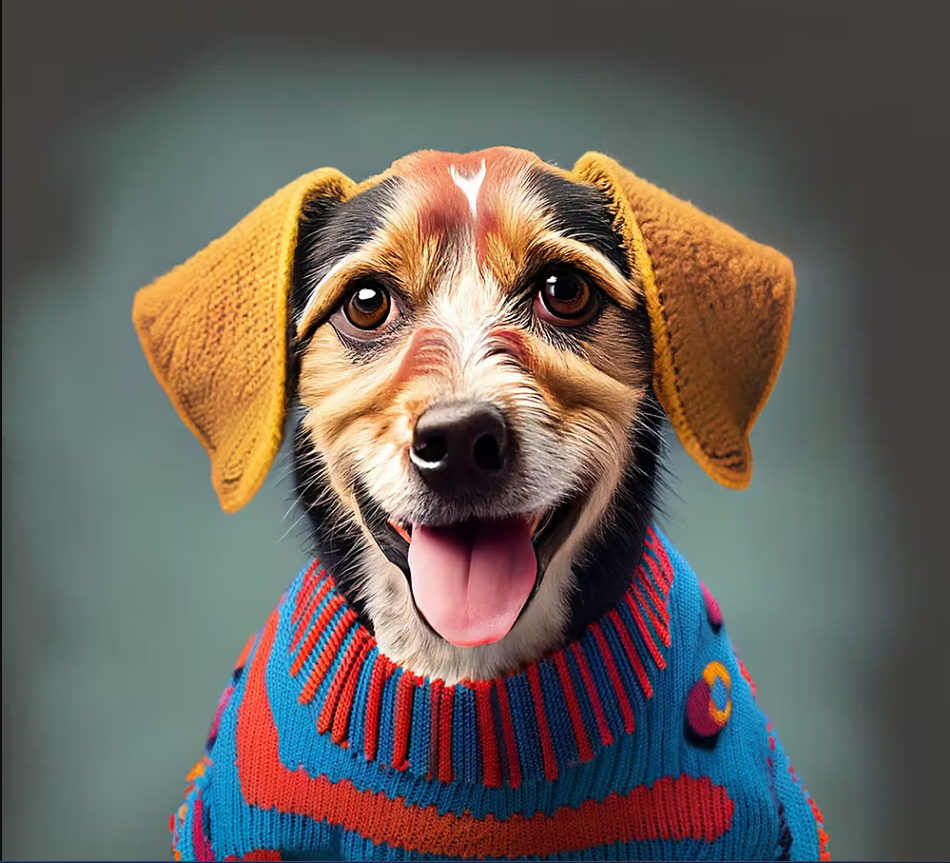
#> input picture dog.png, 950 x 863 px
$ jupyter execute 'CV notebook.ipynb'   (older library calls are emulated)
#> lines starting #> are read from the running program, lines starting #| are printed output that depends on the picture
## 1. Brightness Adjustment

Color Space :
>The Y component represents the brightness (luminance) of the pixel, while the Cr and Cb components represent the chrominance or color information.
>YCBCR or Y'CbCr, is a color space used in digital video and image compression. It separates luminance (brightness) and chrominance (color) information into different components.

Here's a brief explanation of each component:

1. Y (Luminance): Represents the brightness of the pixel. It is analogous to the grayscale intensity of the image. This component carries most of the image's visual information.

2. Cr (Red Chrominance) and Cb (Blue Chrominance): These components represent the color information in the image. Cr and Cb channels encode the color difference between the luminance (Y) and the red (R) and blue (B) components of the image, respectively.

[cell 1]
import cv2
import numpy as np

filename = "dog.png"
img = cv2.imread(filename)
#> img is the input picture: shape (863, 950, 3); mean B, G, R 90.5, 97.3, 105.1

# Specify offset factor
pos_beta = 100
neg_beta = -100

# Convert to YCrCb color space
ycbImage = cv2.cvtColor(img, cv2.COLOR_BGR2YCrCb)
#> ycbImage: shape (863, 950, 3); mean of channels 0, 1, 2 98.9, 132.4, 123.3

# Convert to float32
ycbImage = np.float32(ycbImage)
#> ycbImage: shape (863, 950, 3) float32; mean of channels 0, 1, 2 98.9, 132.3, 123.1

# Split the channels
Ychannel, Cr, Cb = cv2.split(ycbImage)

# Add offset to the Ychannel
Ychannel1 = np.clip(Ychannel + pos_beta, 0, 255)
Ychannel2 = np.clip(Ychannel + neg_beta, 0, 255)

# Merge the channels and show the output
ycbImage1 = np.uint8( cv2.merge([Ychannel1, Cr, Cb]) )
#> ycbImage1: shape (863, 950, 3); mean of channels 0, 1, 2 193.9, 132.4, 123.3
ycbImage2 = np.uint8( cv2.merge([Ychannel2, Cr, Cb]) )
#> ycbImage2: shape (863, 950, 3); mean of channels 0, 1, 2 18.8, 132.4, 123.3

imbright1 = cv2.cvtColor(ycbImage1, cv2.COLOR_YCrCb2BGR)
imbright2 = cv2.cvtColor(ycbImage2, cv2.COLOR_YCrCb2BGR)

combined = np.hstack([img, imbright2, imbright1 ])
cv2.namedWindow("Original Image -- Brightness Enhancement", cv2.WINDOW_NORMAL)
cv2.resizeWindow("Original Image -- Brightness Enhancement", 900, 350)
cv2.imshow("Original Image -- Brightness Enhancement", combined)
cv2.waitKey(0)
cv2.destroyAllWindows()
cv2.imwrite("results/bright.jpg",combined)

# Display the combined image using Matplotlib
import matplotlib.pyplot as plt
plt.imshow(cv2.cvtColor(combined, cv2.COLOR_BGR2RGB))
plt.title("Original Image -- Brightness Enhancement")
plt.axis('off')
plt.show()

## 2. Contrast Adjustment
> We will look at two ways to improve contrast of an image.

1. Intensity Scaling

1. Histogram Equalization

[cell 2]
import cv2,argparse
import numpy as np

img = cv2.imread("dog.png")

# Specify scale factor
scaleFactor = 2.5

# Convert to YCrCb color space
ycbImage = cv2.cvtColor(img,cv2.COLOR_BGR2YCrCb)

# Convert to float32 since we will be doing multiplication operation
ycbImage = np.float32(ycbImage)

# Split the channels
Ychannel, Cr, Cb = cv2.split(ycbImage)

# Scale the Ychannel
Ychannel = np.clip(Ychannel * scaleFactor , 0, 255)

# Merge the channels and show the output
ycbImage = np.uint8( cv2.merge([Ychannel, Cr, Cb]) )
#> ycbImage: shape (863, 950, 3); mean of channels 0, 1, 2 202.2, 132.4, 123.3

imcontrast = cv2.cvtColor(ycbImage, cv2.COLOR_YCrCb2BGR)

combined = np.hstack([img,imcontrast])
#> combined: shape (863, 1900, 3)
cv2.namedWindow("Original Image   --   Contrast Enhancement using Scaling", cv2.WINDOW_NORMAL)
cv2.resizeWindow("Original Image   --   Contrast Enhancement using Scaling", 800, 350)
cv2.imshow("Original Image   --   Contrast Enhancement using Scaling", combined)
cv2.waitKey(0)
cv2.destroyAllWindows()
cv2.imwrite("results/contrastScaling.jpg",imcontrast)

# Display the combined image using Matplotlib
import matplotlib.pyplot as plt
plt.imshow(cv2.cvtColor(combined, cv2.COLOR_BGR2RGB))
plt.title("Original Image   --   Contrast Enhancement using Scaling")
plt.axis('off')
plt.show()

Histogram equalization is a technique used in image processing to enhance the contrast of an image by redistributing the intensity values across the histogram. When applied to the Y channel of the YCrCb color space, it primarily enhances the brightness information while keeping the chrominance intact.

[cell 3]
import cv2,argparse
import numpy as np

img = cv2.imread('dog.png')

# Convert to YCrCb color space
ycbImage = cv2.cvtColor(img,cv2.COLOR_BGR2YCrCb)

# Split the channels
Ychannel, Cr, Cb = cv2.split(ycbImage)

# Perform histogram equalization of Y channel
Ychannel = cv2.equalizeHist(Ychannel)

# Merge the channels and show the output
ycbImage = cv2.merge([Ychannel, Cr, Cb])
#> ycbImage: shape (863, 950, 3); mean of channels 0, 1, 2 128.9, 132.4, 123.3
imcontrast = cv2.cvtColor(ycbImage, cv2.COLOR_YCrCb2BGR)

combined = np.hstack([img,imcontrast])
cv2.namedWindow("Original Image   --   Contrast enhancement using Histogram Equalization", cv2.WINDOW_NORMAL)
cv2.resizeWindow("Original Image   --   Contrast enhancement using Histogram Equalization", 800, 350)
cv2.imshow("Original Image   --   Contrast enhancement using Histogram Equalization", combined)
cv2.waitKey(0)
cv2.destroyAllWindows()
cv2.imwrite("results/contrastHistEq.jpg",imcontrast)

# Display the combined image using Matplotlib
import matplotlib.pyplot as plt
plt.imshow(cv2.cvtColor(combined, cv2.COLOR_BGR2RGB))
plt.title("Original Image   --   Contrast enhancement using Histogram Equalization")
plt.axis('off')
plt.show()

## 3. Gamma Correction or Power Law Transform

[cell 4]
import cv2,argparse
import numpy as np

img = cv2.imread('dog.png')

# specify gamma
gamma = 1.5

# Full range of intensity values
fullRange = np.arange(0,256)

#create LookUp table
lut = np.uint8( 255 * np.power( (fullRange / 255.0), gamma) )

# Transform the image using LUT - it maps the pixel intensities in the input to the output using values from lut
output = cv2.LUT(img, lut)
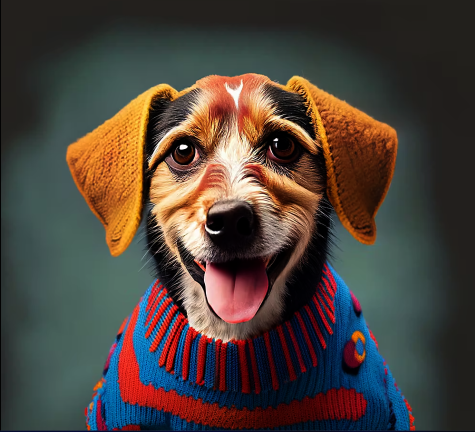
#> output: shape (863, 950, 3) (shown at 1/2 size); mean B, G, R 59, 65.9, 76.4

# Show the output
combined = np.hstack([img,output])
cv2.namedWindow("Original Image   --   Gamma enhancement", cv2.WINDOW_NORMAL)
cv2.resizeWindow("Original Image   --   Gamma enhancement", 800,350)
cv2.imshow("Original Image   --   Gamma enhancement", combined)
cv2.waitKey(0)
cv2.destroyAllWindows()
cv2.imwrite("results/gammaAdjusted.jpg",output)

# Display the combined image using Matplotlib
import matplotlib.pyplot as plt
plt.imshow(cv2.cvtColor(combined, cv2.COLOR_BGR2RGB))
plt.title("Original Image   --   Gamma enhancement")
plt.axis('off')
plt.show()

## 4. Color Tone Adjustment using Curves
1. Warming Filter Code
1. Cooling Filter Code
1. Some more variations

[cell 5]
import cv2
import numpy as np

original = cv2.imread('dog.png')
img = np.copy(original)

# pivot points for X-Coordinates
originalValue = np.array([0, 50, 100, 150, 200, 255])

# Changed points on Y-axis for each channel
rCurve = np.array([0, 80, 150, 190, 220, 255])
bCurve = np.array([0, 20,  40,  75, 150, 255])

# Create a LookUp Table
fullRange = np.arange(0,256)
rLUT = np.interp(fullRange, originalValue, rCurve )
bLUT = np.interp(fullRange, originalValue, bCurve )

# Get the blue channel and apply the mapping
bChannel = img[:,:,0]
bChannel = cv2.LUT(bChannel, bLUT)
img[:,:,0] = bChannel

# Get the red channel and apply the mapping
rChannel = img[:,:,2]
rChannel = cv2.LUT(rChannel, rLUT)
img[:,:,2] = rChannel

# show and save the ouput
combined = np.hstack([original,img])
cv2.namedWindow("Original Image   --   Warming filter output", cv2.WINDOW_NORMAL)
cv2.resizeWindow("Original Image   --   Warming filter output", 800,350)
cv2.imshow("Original Image   --   Warming filter output", combined)
cv2.waitKey(0)
cv2.imwrite('results/warming.jpg',img)
cv2.destroyAllWindows()

# Display the combined image using Matplotlib
import matplotlib.pyplot as plt
plt.imshow(cv2.cvtColor(combined, cv2.COLOR_BGR2RGB))
plt.title('Original Image   --   Warming filter output')
plt.axis('off')
plt.show()

[cell 6]
import cv2,argparse
import numpy as np

original = cv2.imread('dog.png')
img = np.copy(original)

# pivot points for X-Coordinates
originalValue = np.array([0, 50, 100, 150, 200, 255])

# Changed points on Y-axis for each channel
bCurve = np.array([0, 80, 150, 190, 220, 255])
rCurve = np.array([0, 20,  40,  75, 150, 255])

# Create a LookUp Table
fullRange = np.arange(0,256)
rLUT = np.interp(fullRange, originalValue, rCurve )
bLUT = np.interp(fullRange, originalValue, bCurve )

# Get the blue channel and apply the mapping
bChannel = img[:,:,0]
bChannel = cv2.LUT(bChannel, bLUT)
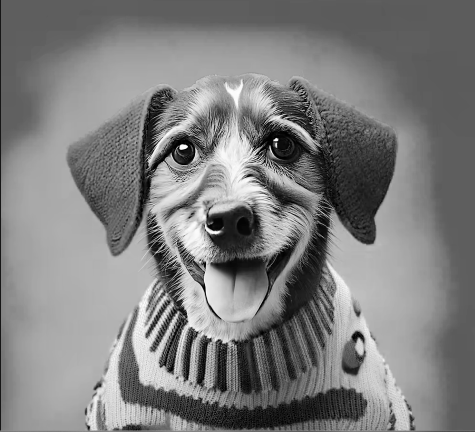
#> bChannel: shape (863, 950) float64 (shown at 1/2 size); min 0, max 255, mean 126.3
img[:,:,0] = bChannel

# Get the red channel and apply the mapping
rChannel = img[:,:,2]
rChannel = cv2.LUT(rChannel, rLUT)
img[:,:,2] = rChannel
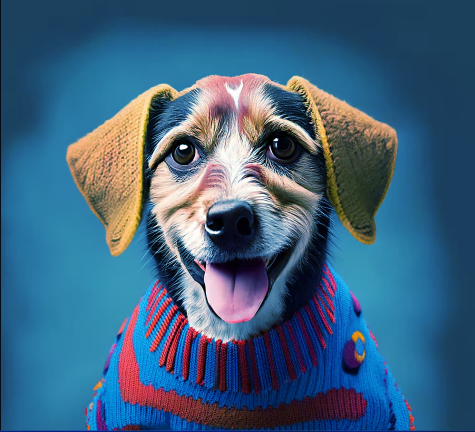
#> img: shape (863, 950, 3) (shown at 1/2 size); mean B, G, R 126, 97.3, 62.2

# show and save the ouput
combined = np.hstack([original,img])
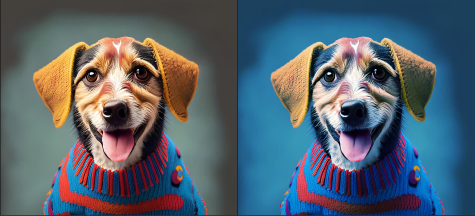
#> combined: shape (863, 1900, 3) (shown at 1/4 size); mean B, G, R 108.2, 97.3, 83.6
cv2.namedWindow("Original Image   --   Cooling filter output", cv2.WINDOW_NORMAL)
cv2.resizeWindow("Original Image   --   Cooling filter output", 800,350)
cv2.imshow("Original Image   --   Cooling filter output", combined)
cv2.waitKey(0)
cv2.imwrite('results/cooling.jpg',img)
cv2.destroyAllWindows()

# Display the combined image using Matplotlib
import matplotlib.pyplot as plt
plt.imshow(cv2.cvtColor(combined, cv2.COLOR_BGR2RGB))
plt.title('Original Image -- Cooling filter output')
plt.axis('off')
plt.show()

## 1. Instagram Filters
1. Clarendon
1. Kelvin
1. Moon
1. X-Pro II

[cell 7]
import cv2, argparse
import numpy as np

def clarendon(original):

  img = np.copy(original)

  # Separate the channels
  bChannel = img[:,:,0]
  gChannel = img[:,:,1]
  rChannel = img[:,:,2]

  # Specifying the x-axis for mapping
  xValues = np.array([0, 28, 56, 85, 113, 141, 170, 198, 227, 255])

  # Specifying the y-axis for different channels
  rCurve = np.array([0, 16, 35, 64, 117, 163, 200, 222, 237, 249 ])
  gCurve = np.array([0, 24, 49, 98, 141, 174, 201, 223, 239, 255 ])
  bCurve = np.array([0, 38, 66, 104, 139, 175, 206, 226, 245, 255 ])

  # Creating the LUT to store the interpolated mapping
  fullRange = np.arange(0,256)
  bLUT = np.interp(fullRange, xValues, bCurve )
  gLUT = np.interp(fullRange, xValues, gCurve )
  rLUT = np.interp(fullRange, xValues, rCurve )

  # Applying the mapping to the image using LUT
  bChannel = cv2.LUT(bChannel, bLUT)
  gChannel = cv2.LUT(gChannel, gLUT)
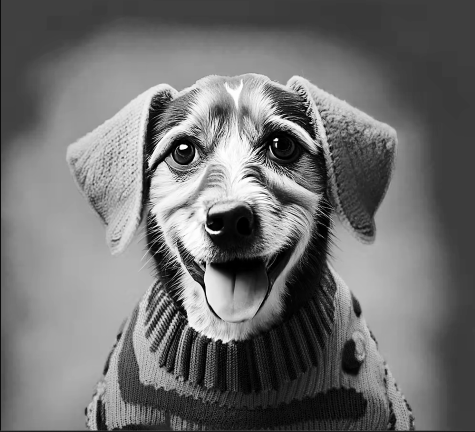
#> gChannel: shape (863, 950) float64 (shown at 1/2 size); min 0, max 255, mean 111.6
  rChannel = cv2.LUT(rChannel, rLUT)
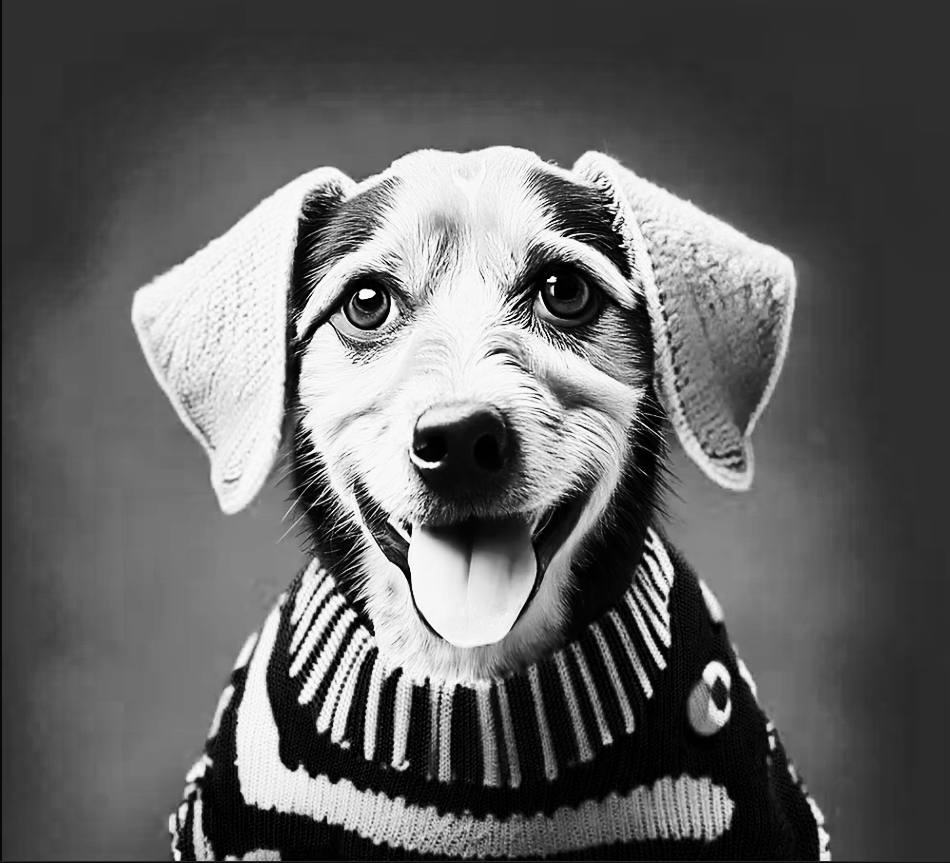
#> rChannel: shape (863, 950) float64; min 0, max 249, mean 98.9

  # Converting back to uint8
  img[:,:,0] = np.uint8(bChannel)
  img[:,:,1] = np.uint8(gChannel)
  img[:,:,2] = np.uint8(rChannel)

  return img

img = cv2.imread('dog.png')

output = clarendon(img)

combined = np.hstack([img,output])
cv2.namedWindow("Original Image   --   Clarendon Filter output", cv2.WINDOW_NORMAL)
cv2.resizeWindow("Original Image   --   Clarendon Filter output", 800,350)
cv2.imshow("Original Image   --   Clarendon Filter output", combined)
cv2.waitKey(0)
cv2.destroyAllWindows()
cv2.imwrite("results/clarendon.jpg",output)

# Display the combined image using Matplotlib
import matplotlib.pyplot as plt
plt.imshow(cv2.cvtColor(combined, cv2.COLOR_BGR2RGB))
plt.title('Original Image   --   Clarendon Filter output')
plt.axis('off')
plt.show()

[cell 8]
import cv2, argparse
import numpy as np

def kelvin(original):

  img = np.copy(original)

  # Separate the channels
  bChannel = img[:,:,0]
  gChannel = img[:,:,1]
  rChannel = img[:,:,2]

  # Specifying the x-axis for mapping
  originalR = np.array([0, 60, 110, 150, 235, 255])
  originalG = np.array([0, 68, 105, 190, 255])
  originalB = np.array([0, 88, 145, 185, 255])

  # Specifying the y-axis for mapping
  rCurve = np.array([0, 102, 185, 220, 245, 245 ])
  gCurve = np.array([0, 68, 120, 220, 255 ])
  bCurve = np.array([0, 12, 140, 212, 255])

  # Creating the LUT to store the interpolated mapping
  fullRange = np.arange(0,256)
  bLUT = np.interp(fullRange, originalB, bCurve )
  gLUT = np.interp(fullRange, originalG, gCurve )
  rLUT = np.interp(fullRange, originalR, rCurve )


  # Applying the mapping to the image using LUT
  bChannel = cv2.LUT(bChannel, bLUT)
  gChannel = cv2.LUT(gChannel, gLUT)
  rChannel = cv2.LUT(rChannel, rLUT)

  # Converting back to uint8
  img[:,:,0] = np.uint8(bChannel)
  img[:,:,1] = np.uint8(gChannel)
  img[:,:,2] = np.uint8(rChannel)

  return img

img = cv2.imread('dog.png')

output = kelvin(img)

combined = np.hstack([img,output])
cv2.namedWindow("Original Image   --   Kelvin Filter output", cv2.WINDOW_NORMAL)
cv2.resizeWindow("Original Image   --   Kelvin Filter output", 800,350)
cv2.imshow("Original Image   --   Kelvin Filter output", combined)
cv2.waitKey(0)
cv2.destroyAllWindows()

cv2.imwrite("results/kelvin.jpg",output)

# Display the combined image using Matplotlib
import matplotlib.pyplot as plt
plt.imshow(cv2.cvtColor(combined, cv2.COLOR_BGR2RGB))
plt.title('Original Image   --   Kelvin Filter output')
plt.axis('off')
plt.show()

[cell 9]
import cv2, argparse
import numpy as np

def adjustSaturation(original, saturationScale = 1.0):
  img = np.copy(original)

  # Convert to HSV color space
  hsvImage = cv2.cvtColor(img,cv2.COLOR_BGR2HSV)

  # Convert to float32
  hsvImage = np.float32(hsvImage)

  # Split the channels
  H, S, V = cv2.split(hsvImage)

  # Multiply S channel by scaling factor
  S = np.clip(S * saturationScale , 0, 255)

  # Merge the channels and show the output
  hsvImage = np.uint8( cv2.merge([H, S, V]) )

  imSat = cv2.cvtColor(hsvImage, cv2.COLOR_HSV2BGR)
  return imSat

def moon(original):

  img = np.copy(original)

  # Specifying the x-axis for mapping
  origin = np.array([0, 15, 30, 50, 70, 90, 120, 160, 180, 210, 255 ])

  # Specifying the y-axis for mapping
  Curve = np.array([0, 0, 5, 15, 60, 110, 150, 190, 210, 230, 255  ])

  # Creating the LUT to store the interpolated mapping
  fullRange = np.arange(0,256)

  LUT = np.interp(fullRange, origin, Curve )

  # Applying the mapping to the L channel of the LAB color space
  labImage = cv2.cvtColor(img,cv2.COLOR_BGR2LAB)
  labImage[:,:,0] = cv2.LUT(labImage[:,:,0], LUT)
  img = cv2.cvtColor(labImage,cv2.COLOR_LAB2BGR)

  # Desaturating the image
  img = adjustSaturation(img,0.01)

  return img

img = cv2.imread('dog.png')

output = moon(img)

combined = np.hstack([img,output])
cv2.namedWindow("Original Image   --   Moon filter output", cv2.WINDOW_NORMAL)
cv2.resizeWindow("Original Image   --   Moon filter output", 800, 350)
cv2.imshow("Original Image   --   Moon filter output", combined)
cv2.waitKey(0)
cv2.destroyAllWindows()

cv2.imwrite("results/moon.jpg",output)

# Display the combined image using Matplotlib
import matplotlib.pyplot as plt
plt.imshow(cv2.cvtColor(combined, cv2.COLOR_BGR2RGB))
plt.title("Original Image   --   Moon filter output")
plt.axis('off')
plt.show()

[cell 10]
import cv2, argparse
import numpy as np

def adjustContrast(original, scaleFactor):
  img = np.copy(original)

  # Convert to YCrCb color space
  ycbImage = cv2.cvtColor(img,cv2.COLOR_BGR2YCrCb)

  # Convert to float32 since we will be doing multiplication operation
  ycbImage = np.float32(ycbImage)

  # Split the channels
  Ychannel, Cr, Cb = cv2.split(ycbImage)

  # Scale the Ychannel
  Ychannel = np.clip(Ychannel * scaleFactor , 0, 255)

  # Merge the channels and show the output
  ycbImage = np.uint8( cv2.merge([Ychannel, Cr, Cb]) )

  img = cv2.cvtColor(ycbImage, cv2.COLOR_YCrCb2BGR)

  return img

def applyVignette(original, vignetteScale):
#> called with vignetteScale = 3
  img = np.copy(original)

  # convert to float
  img = np.float32(img)
  rows,cols = img.shape[:2]

  # Compute the kernel size from the image dimensions
  k = np.min(img.shape[:2])/vignetteScale

  # Create a kernel to get the halo effect
  kernelX = cv2.getGaussianKernel(cols,k)
  kernelY = cv2.getGaussianKernel(rows,k)

  # generating vignette mask using Gaussian kernels
  kernel = kernelY * kernelX.T

  # Normalize the kernel
  mask = 255 * kernel / np.linalg.norm(kernel)

  mask = cv2.GaussianBlur(mask, (51,51), 0)


  # Apply the halo to all the channels of the image
  img[:,:,0] += img[:,:,0]*mask
  img[:,:,1] += img[:,:,1]*mask
  img[:,:,2] += img[:,:,2]*mask

  img = np.clip(img/2, 0, 255)

  # cv2.imshow("mask",mask)
  # cv2.waitKey(0)
  # cv2.imwrite("results/vignetteMask.jpg", 255*mask)

  return np.uint8(img)

def xpro2(original, vignetteScale=3):

  img = np.copy(original)

  # Applying a vignette with some radius
  img = applyVignette(img, vignetteScale)

  # Separate the channels
  bChannel = img[:,:,0]
  gChannel = img[:,:,1]
  rChannel = img[:,:,2]

  # Specifying the x-axis for mapping
  originalR = np.array([0, 42, 105, 148, 185, 255])
  originalG = np.array([0, 40, 85, 125, 165, 212, 255])
  originalB = np.array([0, 40, 82, 125, 170, 225, 255 ])

  # Specifying the y-axis for mapping
  rCurve = np.array([0, 28, 100, 165, 215, 255 ])
  gCurve = np.array([0, 25, 75, 135, 185, 230, 255 ])
  bCurve = np.array([0, 38, 90, 125, 160, 210, 222])

  # Creating the LUT to store the interpolated mapping
  fullRange = np.arange(0,256)
  bLUT = np.interp(fullRange, originalB, bCurve )
  gLUT = np.interp(fullRange, originalG, gCurve )
  rLUT = np.interp(fullRange, originalR, rCurve )


  # Applying the mapping to the image using LUT
  bChannel = cv2.LUT(bChannel, bLUT)
  gChannel = cv2.LUT(gChannel, gLUT)
  rChannel = cv2.LUT(rChannel, rLUT)

  # Converting back to uint8
  img[:,:,0] = np.uint8(bChannel)
  img[:,:,1] = np.uint8(gChannel)
  img[:,:,2] = np.uint8(rChannel)

  # Adjusting the contrast a bit - just for fun!
  img = adjustContrast(img,1.2)

  return img

img = cv2.imread('dog.png')

output = xpro2(img)

combined = np.hstack([img,output])
cv2.namedWindow("Original Image   --   X-Pro II filter output", cv2.WINDOW_NORMAL)
cv2.resizeWindow('Original Image   --   X-Pro II filter output', 800,350)
cv2.imshow("Original Image   --   X-Pro II filter output", combined)
cv2.waitKey(0)
cv2.destroyAllWindows()

cv2.imwrite("results/xpro.jpg",output)

# Display the combined image using Matplotlib
import matplotlib.pyplot as plt
plt.imshow(cv2.cvtColor(combined, cv2.COLOR_BGR2RGB))
plt.title("Original Image   --   X-Pro II filter output")
plt.axis('off')
plt.show()
